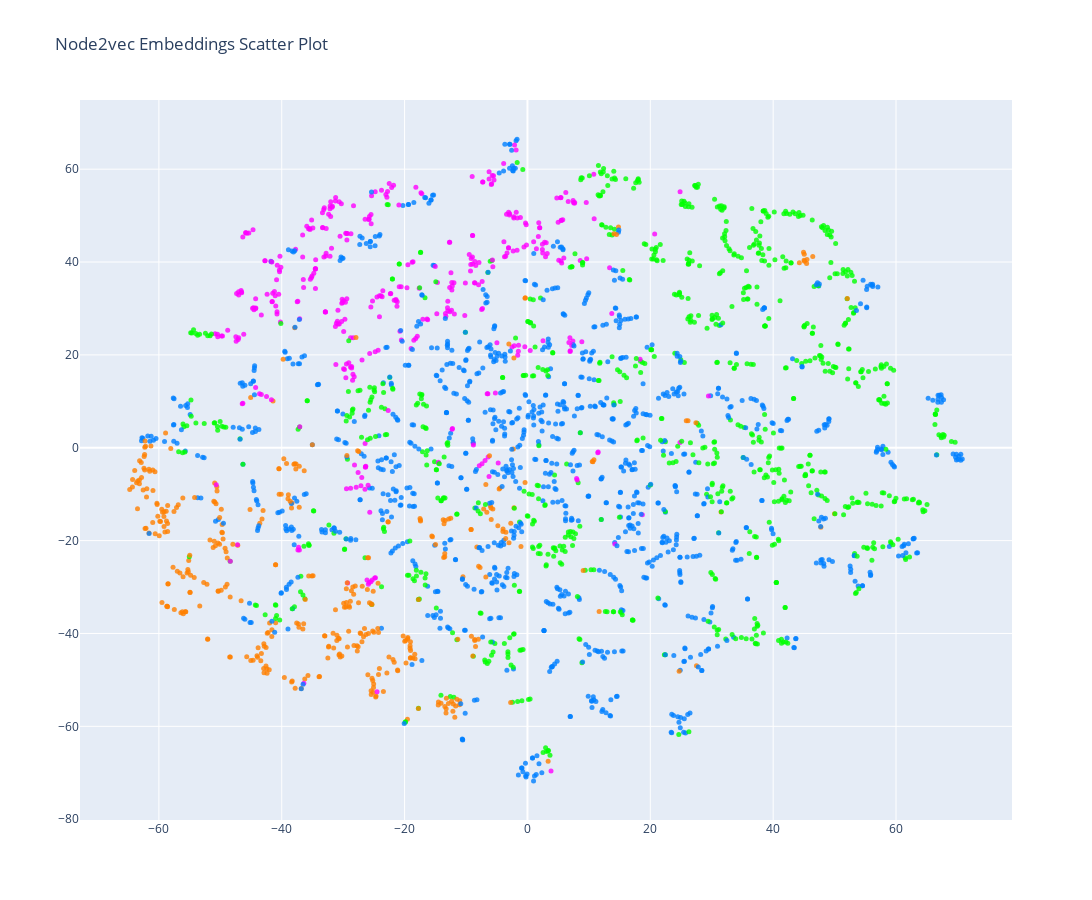

Notebook cell for this chart:
### Markdown cell above
##### K-means clustering

### Code cell
from sklearn.cluster import KMeans

X = emb_df.values

kmeans = KMeans(
    n_clusters= 4,
    random_state=0
).fit(X)

comm_dct = dict(zip(emb_df.index, kmeans.labels_))
comm_dct = {k: v + 1 for k, v in comm_dct.items()}

map_weighted_network(TN, custom_node_weigth=comm_dct, edge_weigth=False, scale=2, node_size=5, discrete_color=True)

plot_tsne_embedding(emb_df, node_cluster=comm_dct)

### Figure 1 — Plotly figure (JSON) as saved in the notebook; plotly's stock layout.template omitted (floating-point values rounded to 4 significant figures; data arrays with more than 128 entries replaced by an {"elided": "..."} marker saying what was removed)
{"data": [{"marker": {"color": {"elided": "2719 str values"}, "opacity": 0.8, "size": 5}, "mode": "markers", "x": {"elided": "2719 float values"}, "y": {"elided": "2719 float values"}, "type": "scatter"}], "layout": {"height": 900, "title": {"text": "Node2vec Embeddings Scatter Plot"}, "width": 1200}}
